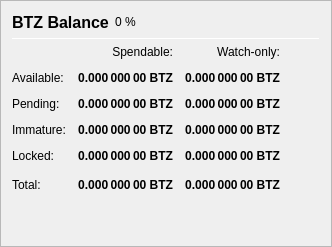
                   <widget class="QFrame" name="frame_Balances">
                    <property name="frameShape">
                     <enum>QFrame::StyledPanel</enum>
                    </property>
                    <property name="frameShadow">
                     <enum>QFrame::Raised</enum>
                    </property>
                    <layout class="QVBoxLayout" name="verticalLayout_4">
                     <item>
                      <layout class="QHBoxLayout" name="horizontalLayout_4">
                       <item>
                        <widget class="QLabel" name="label_5">
                         <property name="minimumSize">
                          <size>
                           <width>0</width>
                           <height>20</height>
                          </size>
                         </property>
                         <property name="font">
                          <font>
                           <pointsize>12</pointsize>
                           <weight>75</weight>
                           <bold>true</bold>
                          </font>
                         </property>
                         <property name="text">
                          <string>BTZ Balance</string>
                         </property>
                        </widget>
                       </item>
                       <item>
                        <widget class="QLabel" name="labelBTZPercent">
                         <property name="text">
                          <string notr="true">0 %</string>
                         </property>
                        </widget>
                       </item>
                       <item>
                        <spacer name="horizontalSpacer_3">
                         <property name="orientation">
                          <enum>Qt::Horizontal</enum>
                         </property>
                         <property name="sizeHint" stdset="0">
                          <size>
                           <width>40</width>
                           <height>20</height>
                          </size>
                         </property>
                        </spacer>
                       </item>
                      </layout>
                     </item>
                     <item>
                      <widget class="Line" name="line_Balance">
                       <property name="minimumSize">
                        <size>
                         <width>0</width>
                         <height>1</height>
                        </size>
                       </property>
                       <property name="maximumSize">
                        <size>
                         <width>16777215</width>
                         <height>1</height>
                        </size>
                       </property>
                       <property name="orientation">
                        <enum>Qt::Horizontal</enum>
                       </property>
                      </widget>
                     </item>
                     <item>
                      <layout class="QGridLayout" name="gridLayout">
                       <property name="spacing">
                        <number>12</number>
                       </property>
                       <item row="0" column="1">
                        <widget class="QLabel" name="labelSpendable">
                         <property name="text">
                          <string>Spendable:</string>
                         </property>
                         <property name="alignment">
                          <set>Qt::AlignRight|Qt::AlignTrailing|Qt::AlignVCenter</set>
                         </property>
                        </widget>
                       </item>
                       <item row="0" column="2">
                        <widget class="QLabel" name="labelWatchonly">
                         <property name="text">
                          <string>Watch-only:</string>
                         </property>
                         <property name="alignment">
                          <set>Qt::AlignRight|Qt::AlignTrailing|Qt::AlignVCenter</set>
                         </property>
                        </widget>
                       </item>
                       <item row="1" column="0">
                        <widget class="QLabel" name="labelBalanceText">
                         <property name="text">
                          <string>Available:</string>
                         </property>
                        </widget>
                       </item>
                       <item row="1" column="1">
                        <widget class="QLabel" name="labelBalance">
                         <property name="font">
                          <font>
                           <weight>75</weight>
                           <bold>true</bold>
                          </font>
                         </property>
                         <property name="cursor">
                          <cursorShape>IBeamCursor</cursorShape>
                         </property>
                         <property name="toolTip">
                          <string>Your current spendable balance</string>
                         </property>
                         <property name="text">
                          <string notr="true">0.000 000 00 BTZ</string>
                         </property>
                         <property name="alignment">
                          <set>Qt::AlignRight|Qt::AlignTrailing|Qt::AlignVCenter</set>
                         </property>
                         <property name="textInteractionFlags">
                          <set>Qt::LinksAccessibleByMouse|Qt::TextSelectableByKeyboard|Qt::TextSelectableByMouse</set>
                         </property>
                        </widget>
                       </item>
                       <item row="1" column="2">
                        <widget class="QLabel" name="labelWatchAvailable">
                         <property name="font">
                          <font>
                           <weight>75</weight>
                           <bold>true</bold>
                          </font>
                         </property>
                         <property name="cursor">
                          <cursorShape>IBeamCursor</cursorShape>
                         </property>
                         <property name="toolTip">
                          <string>Your current balance in watch-only addresses</string>
                         </property>
                         <property name="text">
                          <string notr="true">0.000 000 00 BTZ</string>
                         </property>
                         <property name="alignment">
                          <set>Qt::AlignRight|Qt::AlignTrailing|Qt::AlignVCenter</set>
                         </property>
                         <property name="textInteractionFlags">
                          <set>Qt::LinksAccessibleByMouse|Qt::TextSelectableByKeyboard|Qt::TextSelectableByMouse</set>
                         </property>
                        </widget>
                       </item>
                       <item row="2" column="0">
                        <widget class="QLabel" name="labelPendingText">
                         <property name="text">
                          <string>Pending:</string>
                         </property>
                        </widget>
                       </item>
                       <item row="2" column="1">
                        <widget class="QLabel" name="labelUnconfirmed">
                         <property name="font">
                          <font>
                           <weight>75</weight>
                           <bold>true</bold>
                          </font>
                         </property>
                         <property name="cursor">
                          <cursorShape>IBeamCursor</cursorShape>
                         </property>
                         <property name="toolTip">
                          <string>Total of transactions that have yet to be confirmed, and do not yet count toward the spendable balance</string>
                         </property>
                         <property name="text">
                          <string notr="true">0.000 000 00 BTZ</string>
                         </property>
                         <property name="alignment">
                          <set>Qt::AlignRight|Qt::AlignTrailing|Qt::AlignVCenter</set>
                         </property>
                         <property name="textInteractionFlags">
                          <set>Qt::LinksAccessibleByMouse|Qt::TextSelectableByKeyboard|Qt::TextSelectableByMouse</set>
                         </property>
                        </widget>
                       </item>
                       <item row="2" column="2">
                        <widget class="QLabel" name="labelWatchPending">
                         <property name="font">
                          <font>
                           <weight>75</weight>
                           <bold>true</bold>
                          </font>
                         </property>
                         <property name="cursor">
                          <cursorShape>IBeamCursor</cursorShape>
                         </property>
                         <property name="toolTip">
                          <string>Unconfirmed transactions to watch-only addresses</string>
                         </property>
                         <property name="text">
                          <string notr="true">0.000 000 00 BTZ</string>
                         </property>
                         <property name="alignment">
                          <set>Qt::AlignRight|Qt::AlignTrailing|Qt::AlignVCenter</set>
                         </property>
                         <property name="textInteractionFlags">
                          <set>Qt::LinksAccessibleByMouse|Qt::TextSelectableByKeyboard|Qt::TextSelectableByMouse</set>
                         </property>
                        </widget>
                       </item>
                       <item row="3" column="0">
                        <widget class="QLabel" name="labelImmatureText">
                         <property name="text">
                          <string>Immature:</string>
                         </property>
                        </widget>
                       </item>
                       <item row="3" column="1">
                        <widget class="QLabel" name="labelImmature">
                         <property name="font">
                          <font>
                           <weight>75</weight>
                           <bold>true</bold>
                          </font>
                         </property>
                         <property name="cursor">
                          <cursorShape>IBeamCursor</cursorShape>
                         </property>
                         <property name="toolTip">
                          <string>Staked or masternode rewards that has not yet matured</string>
                         </property>
                         <property name="text">
                          <string notr="true">0.000 000 00 BTZ</string>
                         </property>
                         <property name="alignment">
                          <set>Qt::AlignRight|Qt::AlignTrailing|Qt::AlignVCenter</set>
                         </property>
                         <property name="textInteractionFlags">
                          <set>Qt::LinksAccessibleByMouse|Qt::TextSelectableByKeyboard|Qt::TextSelectableByMouse</set>
                         </property>
                        </widget>
                       </item>
                       <item row="3" column="2">
                        <widget class="QLabel" name="labelWatchImmature">
                         <property name="font">
                          <font>
                           <weight>75</weight>
                           <bold>true</bold>
                          </font>
                         </property>
                         <property name="cursor">
                          <cursorShape>IBeamCursor</cursorShape>
                         </property>
                         <property name="toolTip">
                          <string>Staked or masternode rewards in watch-only addresses that has not yet matured</string>
                         </property>
                         <property name="text">
                          <string notr="true">0.000 000 00 BTZ</string>
                         </property>
                         <property name="alignment">
                          <set>Qt::AlignRight|Qt::AlignTrailing|Qt::AlignVCenter</set>
                         </property>
                         <property name="textInteractionFlags">
                          <set>Qt::LinksAccessibleByMouse|Qt::TextSelectableByKeyboard|Qt::TextSelectableByMouse</set>
                         </property>
                        </widget>
                       </item>
                       <item row="4" column="0">
                        <widget class="QLabel" name="labelLockedBalanceText">
                         <property name="toolTip">
                          <string>Locked BTZ or Masternode collaterals. These are excluded from zcarbon minting.</string>
                         </property>
                         <property name="text">
                          <string>Locked:</string>
                         </property>
                        </widget>
                       </item>
                       <item row="4" column="1">
                        <widget class="QLabel" name="labelLockedBalance">
                         <property name="font">
                          <font>
                           <weight>75</weight>
                           <bold>true</bold>
                          </font>
                         </property>
                         <property name="cursor">
                          <cursorShape>IBeamCursor</cursorShape>
                         </property>
                         <property name="toolTip">
                          <string>Locked BTZ or Masternode collaterals. These are excluded from zcarbon minting.</string>
                         </property>
                         <property name="text">
                          <string notr="true">0.000 000 00 BTZ</string>
                         </property>
                         <property name="alignment">
                          <set>Qt::AlignRight|Qt::AlignTrailing|Qt::AlignVCenter</set>
                         </property>
                         <property name="textInteractionFlags">
                          <set>Qt::LinksAccessibleByMouse|Qt::TextSelectableByKeyboard|Qt::TextSelectableByMouse</set>
                         </property>
                        </widget>
                       </item>
                       <item row="4" column="2">
                        <widget class="QLabel" name="labelWatchLocked">
                         <property name="font">
                          <font>
                           <weight>75</weight>
                           <bold>true</bold>
                          </font>
                         </property>
                         <property name="cursor">
                          <cursorShape>IBeamCursor</cursorShape>
                         </property>
                         <property name="toolTip">
                          <string>Current locked balance in watch-only addresses</string>
                         </property>
                         <property name="text">
                          <string notr="true">0.000 000 00 BTZ</string>
                         </property>
                         <property name="alignment">
                          <set>Qt::AlignRight|Qt::AlignTrailing|Qt::AlignVCenter</set>
                         </property>
                         <property name="textInteractionFlags">
                          <set>Qt::LinksAccessibleByMouse|Qt::TextSelectableByKeyboard|Qt::TextSelectableByMouse</set>
                         </property>
                        </widget>
                       </item>
                       <item row="5" column="0">
                        <widget class="QLabel" name="labelTotalText">
                         <property name="toolTip">
                          <string>Your current CarbonZero balance, unconfirmed and immature transactions included</string>
                         </property>
                         <property name="text">
                          <string>Total:</string>
                         </property>
                        </widget>
                       </item>
                       <item row="5" column="1">
                        <widget class="QLabel" name="labelTotal">
                         <property name="font">
                          <font>
                           <weight>75</weight>
                           <bold>true</bold>
                          </font>
                         </property>
                         <property name="cursor">
                          <cursorShape>IBeamCursor</cursorShape>
                         </property>
                         <property name="toolTip">
                          <string>Your current CarbonZero balance, unconfirmed and immature transactions included</string>
                         </property>
                         <property name="text">
                          <string notr="true">0.000 000 00 BTZ</string>
                         </property>
                         <property name="alignment">
                          <set>Qt::AlignRight|Qt::AlignTrailing|Qt::AlignVCenter</set>
                         </property>
                         <property name="textInteractionFlags">
                          <set>Qt::LinksAccessibleByMouse|Qt::TextSelectableByKeyboard|Qt::TextSelectableByMouse</set>
                         </property>
                        </widget>
                       </item>
                       <item row="5" column="2">
                        <widget class="QLabel" name="labelWatchTotal">
                         <property name="font">
                          <font>
                           <weight>75</weight>
                           <bold>true</bold>
                          </font>
                         </property>
                         <property name="cursor">
                          <cursorShape>IBeamCursor</cursorShape>
                         </property>
                         <property name="toolTip">
                          <string>Current total balance in watch-only addresses</string>
                         </property>
                         <property name="text">
                          <string notr="true">0.000 000 00 BTZ</string>
                         </property>
                         <property name="alignment">
                          <set>Qt::AlignRight|Qt::AlignTrailing|Qt::AlignVCenter</set>
                         </property>
                         <property name="textInteractionFlags">
                          <set>Qt::LinksAccessibleByMouse|Qt::TextSelectableByKeyboard|Qt::TextSelectableByMouse</set>
                         </property>
                        </widget>
                       </item>
                       <item row="5" column="3">
                        <spacer name="horizontalSpacer_9">
                         <property name="orientation">
                          <enum>Qt::Horizontal</enum>
                         </property>
                         <property name="sizeHint" stdset="0">
                          <size>
                           <width>40</width>
                           <height>20</height>
                          </size>
                         </property>
                        </spacer>
                       </item>
                      </layout>
                     </item>
                     <item>
                      <spacer name="verticalSpacer_3">
                       <property name="orientation">
                        <enum>Qt::Vertical</enum>
                       </property>
                       <property name="sizeHint" stdset="0">
                        <size>
                         <width>20</width>
                         <height>40</height>
                        </size>
                       </property>
                      </spacer>
                     </item>
                    </layout>
                   </widget>
